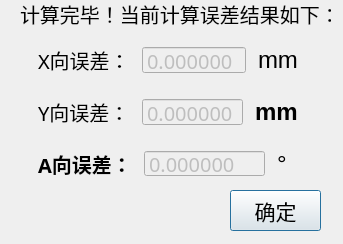
<?xml version="1.0" encoding="UTF-8"?>
<ui version="4.0">
 <class>LossCaculation</class>
 <widget class="QDialog" name="LossCaculation">
  <property name="geometry">
   <rect>
    <x>0</x>
    <y>0</y>
    <width>343</width>
    <height>244</height>
   </rect>
  </property>
  <property name="windowTitle">
   <string>Dialog</string>
  </property>
  <widget class="QWidget" name="layoutWidget">
   <property name="geometry">
    <rect>
     <x>20</x>
     <y>40</y>
     <width>296</width>
     <height>143</height>
    </rect>
   </property>
   <layout class="QVBoxLayout" name="verticalLayout_25">
    <property name="spacing">
     <number>12</number>
    </property>
    <property name="leftMargin">
     <number>12</number>
    </property>
    <property name="topMargin">
     <number>0</number>
    </property>
    <property name="rightMargin">
     <number>12</number>
    </property>
    <property name="bottomMargin">
     <number>0</number>
    </property>
    <item>
     <widget class="QWidget" name="widget_30" native="true">
      <layout class="QHBoxLayout" name="horizontalLayout_27">
       <property name="spacing">
        <number>12</number>
       </property>
       <property name="leftMargin">
        <number>6</number>
       </property>
       <property name="topMargin">
        <number>6</number>
       </property>
       <property name="rightMargin">
        <number>6</number>
       </property>
       <property name="bottomMargin">
        <number>6</number>
       </property>
       <item>
        <widget class="QLabel" name="label_43">
         <property name="styleSheet">
          <string notr="true">font:bold  &quot;Times New Roman&quot;;    
font-family:Microsoft Yahei;
font-size:20px; 
border-width:0px;</string>
         </property>
         <property name="text">
          <string>X向误差：</string>
         </property>
        </widget>
       </item>
       <item>
        <widget class="QDoubleSpinBox" name="doubleSpinBox_Position_Y">
         <property name="enabled">
          <bool>false</bool>
         </property>
         <property name="font">
          <font>
           <family>24px</family>
           <pointsize>-1</pointsize>
           <weight>50</weight>
           <italic>false</italic>
           <bold>false</bold>
          </font>
         </property>
         <property name="contextMenuPolicy">
          <enum>Qt::DefaultContextMenu</enum>
         </property>
         <property name="acceptDrops">
          <bool>false</bool>
         </property>
         <property name="autoFillBackground">
          <bool>false</bool>
         </property>
         <property name="styleSheet">
          <string notr="true">font:  &quot;Times New Roman&quot;;
font-size:20px; 

</string>
         </property>
         <property name="frame">
          <bool>true</bool>
         </property>
         <property name="readOnly">
          <bool>true</bool>
         </property>
         <property name="buttonSymbols">
          <enum>QAbstractSpinBox::NoButtons</enum>
         </property>
         <property name="decimals">
          <number>6</number>
         </property>
         <property name="maximum">
          <double>999.990000000000009</double>
         </property>
         <property name="stepType">
          <enum>QAbstractSpinBox::DefaultStepType</enum>
         </property>
        </widget>
       </item>
       <item>
        <widget class="QLabel" name="label_46">
         <property name="styleSheet">
          <string notr="true">border:none;
font:bold  &quot;Times New Roman&quot;;
font-size:24px; 
border-width:0px;
</string>
         </property>
         <property name="text">
          <string>mm</string>
         </property>
        </widget>
       </item>
      </layout>
     </widget>
    </item>
    <item>
     <widget class="QWidget" name="widget_29" native="true">
      <layout class="QHBoxLayout" name="horizontalLayout_26">
       <property name="spacing">
        <number>12</number>
       </property>
       <property name="leftMargin">
        <number>6</number>
       </property>
       <property name="topMargin">
        <number>6</number>
       </property>
       <property name="rightMargin">
        <number>6</number>
       </property>
       <property name="bottomMargin">
        <number>6</number>
       </property>
       <item>
        <widget class="QLabel" name="label_41">
         <property name="styleSheet">
          <string notr="true">font:bold  &quot;Times New Roman&quot;;    
font-family:Microsoft Yahei;
font-size:20px; 
border-width:0px;</string>
         </property>
         <property name="text">
          <string>Y向误差：</string>
         </property>
        </widget>
       </item>
       <item>
        <widget class="QDoubleSpinBox" name="doubleSpinBox_Position_X">
         <property name="enabled">
          <bool>false</bool>
         </property>
         <property name="font">
          <font>
           <family>24px</family>
           <pointsize>-1</pointsize>
           <weight>50</weight>
           <italic>false</italic>
           <bold>false</bold>
          </font>
         </property>
         <property name="contextMenuPolicy">
          <enum>Qt::DefaultContextMenu</enum>
         </property>
         <property name="acceptDrops">
          <bool>false</bool>
         </property>
         <property name="autoFillBackground">
          <bool>false</bool>
         </property>
         <property name="styleSheet">
          <string notr="true">font:  &quot;Times New Roman&quot;;
font-size:20px; 

</string>
         </property>
         <property name="frame">
          <bool>true</bool>
         </property>
         <property name="readOnly">
          <bool>true</bool>
         </property>
         <property name="buttonSymbols">
          <enum>QAbstractSpinBox::NoButtons</enum>
         </property>
         <property name="decimals">
          <number>6</number>
         </property>
         <property name="maximum">
          <double>999.990000000000009</double>
         </property>
         <property name="stepType">
          <enum>QAbstractSpinBox::DefaultStepType</enum>
         </property>
        </widget>
       </item>
       <item>
        <widget class="QLabel" name="label_44">
         <property name="font">
          <font>
           <pointsize>-1</pointsize>
           <weight>75</weight>
           <italic>false</italic>
           <bold>true</bold>
          </font>
         </property>
         <property name="styleSheet">
          <string notr="true">border:none;
font:bold  &quot;Times New Roman&quot;;
font-size:24px; 
border-width:0px;
</string>
         </property>
         <property name="text">
          <string>mm</string>
         </property>
        </widget>
       </item>
      </layout>
     </widget>
    </item>
    <item>
     <widget class="QWidget" name="widget_31" native="true">
      <layout class="QHBoxLayout" name="horizontalLayout_28">
       <property name="spacing">
        <number>12</number>
       </property>
       <property name="leftMargin">
        <number>6</number>
       </property>
       <property name="topMargin">
        <number>6</number>
       </property>
       <property name="rightMargin">
        <number>6</number>
       </property>
       <property name="bottomMargin">
        <number>6</number>
       </property>
       <item>
        <widget class="QLabel" name="label_47">
         <property name="font">
          <font>
           <family>Microsoft Yahei</family>
           <pointsize>-1</pointsize>
           <weight>75</weight>
           <italic>false</italic>
           <bold>true</bold>
          </font>
         </property>
         <property name="styleSheet">
          <string notr="true">font:bold  &quot;Times New Roman&quot;;    
font-family:Microsoft Yahei;
font-size:20px; 
border-width:0px;</string>
         </property>
         <property name="text">
          <string>A向误差：</string>
         </property>
        </widget>
       </item>
       <item>
        <widget class="QDoubleSpinBox" name="doubleSpinBox_Position_Z">
         <property name="enabled">
          <bool>false</bool>
         </property>
         <property name="font">
          <font>
           <family>24px</family>
           <pointsize>-1</pointsize>
           <weight>50</weight>
           <italic>false</italic>
           <bold>false</bold>
          </font>
         </property>
         <property name="contextMenuPolicy">
          <enum>Qt::DefaultContextMenu</enum>
         </property>
         <property name="acceptDrops">
          <bool>false</bool>
         </property>
         <property name="autoFillBackground">
          <bool>false</bool>
         </property>
         <property name="styleSheet">
          <string notr="true">font:  &quot;Times New Roman&quot;;
font-size:20px; 
</string>
         </property>
         <property name="frame">
          <bool>true</bool>
         </property>
         <property name="readOnly">
          <bool>true</bool>
         </property>
         <property name="buttonSymbols">
          <enum>QAbstractSpinBox::NoButtons</enum>
         </property>
         <property name="decimals">
          <number>6</number>
         </property>
         <property name="maximum">
          <double>360.000000000000000</double>
         </property>
         <property name="stepType">
          <enum>QAbstractSpinBox::DefaultStepType</enum>
         </property>
        </widget>
       </item>
       <item>
        <widget class="QLabel" name="label_49">
         <property name="styleSheet">
          <string notr="true">border:none;
font:bold  &quot;Times New Roman&quot;;
font-size:24px; 
border-width:0px;
</string>
         </property>
         <property name="text">
          <string>°</string>
         </property>
        </widget>
       </item>
      </layout>
     </widget>
    </item>
   </layout>
  </widget>
  <widget class="QPushButton" name="pushButton">
   <property name="geometry">
    <rect>
     <x>230</x>
     <y>190</y>
     <width>91</width>
     <height>41</height>
    </rect>
   </property>
   <property name="font">
    <font>
     <family>微软雅黑</family>
     <pointsize>16</pointsize>
    </font>
   </property>
   <property name="text">
    <string>确定</string>
   </property>
  </widget>
  <widget class="QLabel" name="label_45">
   <property name="geometry">
    <rect>
     <x>20</x>
     <y>0</y>
     <width>311</width>
     <height>27</height>
    </rect>
   </property>
   <property name="styleSheet">
    <string notr="true">font:bold  &quot;Times New Roman&quot;;    
font-family:Microsoft Yahei;
font-size:20px; 
border-width:0px;</string>
   </property>
   <property name="text">
    <string>计算完毕！当前计算误差结果如下：</string>
   </property>
  </widget>
 </widget>
 <resources/>
 <connections/>
</ui>
